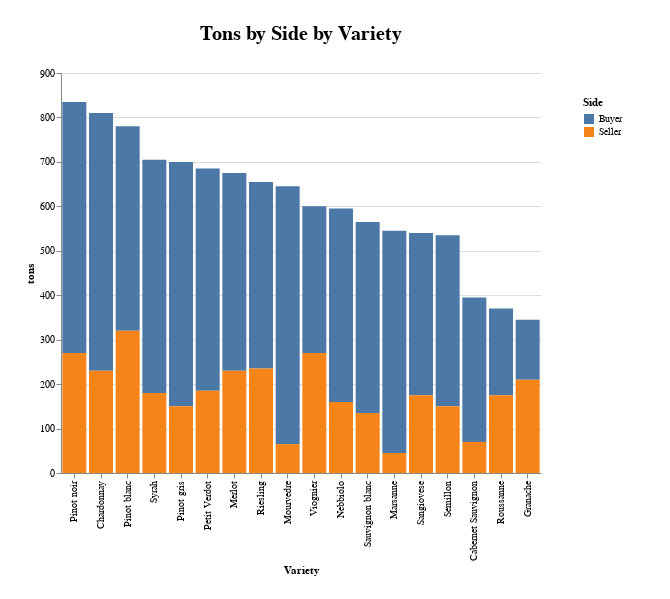

Notebook code for this chart:
### Code cell
chart = requests.get('http://127.0.0.1:8000/graph/df-grapes-by-side').json()
Chart.from_dict(chart)

### Figure 1 — Vega-Lite specification as saved in the notebook (floating-point values rounded to 4 significant figures)
{"config": {"view": {"continuousWidth": 400, "continuousHeight": 300, "stroke": "#FFF"}, "legend": {"padding": 24}, "title": {"fontSize": 20, "offset": 24}}, "data": {"name": "data-55070c90dacc0b81a1410d7268d7ee76"}, "mark": "bar", "datasets": {"data-55070c90dacc0b81a1410d7268d7ee76": [{"variety": "Cabernet Sauvignon", "side": "Buyer", "tons": 325}, {"variety": "Chardonnay", "side": "Buyer", "tons": 580}, {"variety": "Granache", "side": "Buyer", "tons": 135}, {"variety": "Marsanne", "side": "Buyer", "tons": 500}, {"variety": "Merlot", "side": "Buyer", "tons": 445}, {"variety": "Mourvedre", "side": "Buyer", "tons": 580}, {"variety": "Nebbiolo", "side": "Buyer", "tons": 435}, {"variety": "Petit Verdot", "side": "Buyer", "tons": 500}, {"variety": "Pinot blanc", "side": "Buyer", "tons": 460}, {"variety": "Pinot gris", "side": "Buyer", "tons": 550}, {"variety": "Pinot noir", "side": "Buyer", "tons": 565}, {"variety": "Riesling", "side": "Buyer", "tons": 420}, {"variety": "Roussanne", "side": "Buyer", "tons": 195}, {"variety": "Sangiovese", "side": "Buyer", "tons": 365}, {"variety": "Sauvignon blanc", "side": "Buyer", "tons": 430}, {"variety": "Semillon", "side": "Buyer", "tons": 385}, {"variety": "Syrah", "side": "Buyer", "tons": 525}, {"variety": "Viognier", "side": "Buyer", "tons": 330}, {"variety": "Cabernet Sauvignon", "side": "Seller", "tons": 70}, {"variety": "Chardonnay", "side": "Seller", "tons": 230}, {"variety": "Granache", "side": "Seller", "tons": 210}, {"variety": "Marsanne", "side": "Seller", "tons": 45}, {"variety": "Merlot", "side": "Seller", "tons": 230}, {"variety": "Mourvedre", "side": "Seller", "tons": 65}, {"variety": "Nebbiolo", "side": "Seller", "tons": 160}, {"variety": "Petit Verdot", "side": "Seller", "tons": 185}, {"variety": "Pinot blanc", "side": "Seller", "tons": 320}, {"variety": "Pinot gris", "side": "Seller", "tons": 150}, {"variety": "Pinot noir", "side": "Seller", "tons": 270}, {"variety": "Riesling", "side": "Seller", "tons": 235}, {"variety": "Roussanne", "side": "Seller", "tons": 175}, {"variety": "Sangiovese", "side": "Seller", "tons": 175}, {"variety": "Sauvignon blanc", "side": "Seller", "tons": 135}, {"variety": "Semillon", "side": "Seller", "tons": 150}, {"variety": "Syrah", "side": "Seller", "tons": 180}, {"variety": "Viognier", "side": "Seller", "tons": 270}]}, "encoding": {"color": {"field": "side", "title": "Side", "type": "nominal"}, "tooltip": [{"field": "side", "type": "nominal"}, {"field": "variety", "type": "nominal"}, {"field": "tons", "type": "quantitative"}], "x": {"field": "variety", "sort": "-y", "title": "Variety", "type": "nominal"}, "y": {"field": "tons", "type": "quantitative"}}, "height": 400, "padding": 24, "title": "Tons by Side by Variety", "width": 480, "$schema": "https://vega.github.io/schema/vega-lite/v4.17.0.json"}
